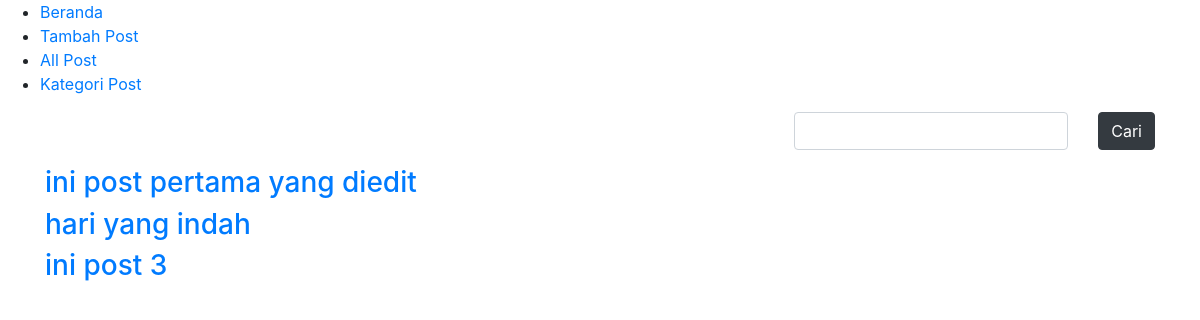
/post/, run on an earlier commit of the app's database.
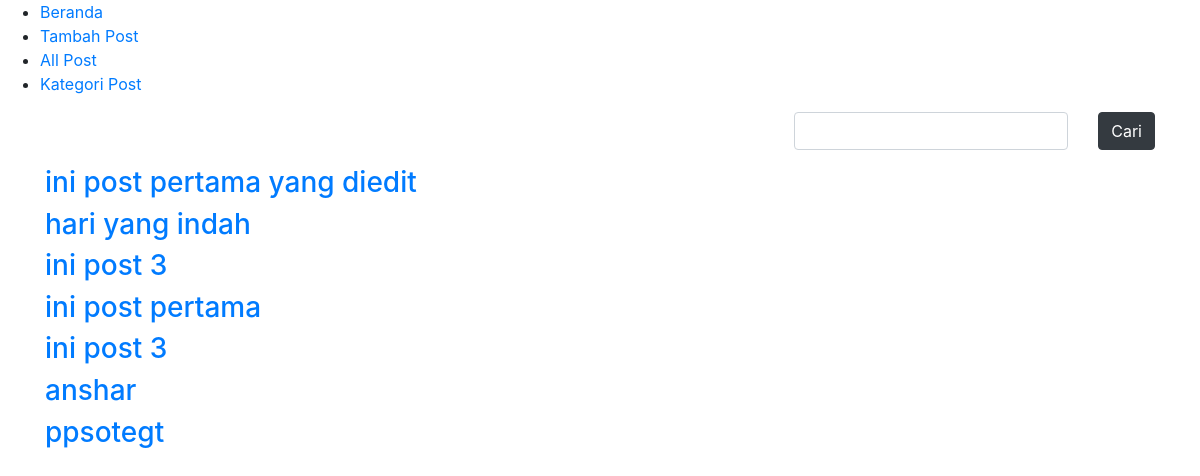
And on a later commit of the database.
### app.py (models this page shows)
class Blog(dbku.Model):
    idPost = dbku.Column(dbku.Integer, primary_key=True)
    judulPost = dbku.Column(dbku.String(50), nullable=False)
    kontenPost = dbku.Column(dbku.String(2000))
    kategoriPost = dbku.Column(dbku.String(50))
    tanggalPost = dbku.Column(dbku.DateTime, default=datetime.today())

### app.py (the view)
@app.route('/post/')
def semua_post():
    semua_post = Blog.query.all()
    return render_template('blog/allpost.html', semuapost = semua_post, titlepage='All Post')

### templates/blog/allpost.html
{% extends 'base.html' %}
{% block content %}
<div class="row">
    <div class="col my-3">
        {% for post in semuapost %}
        <a href="{{ url_for('detail_post', id=post.idPost ) }}"><h3>{{post.judulPost}}</h3></a>
        {% endfor %}
    </div>
</div>
{% endblock content %}

What changed in the data, as far as the page shows it:
added Blog: judulPost "ini post pertama"
added Blog: judulPost "ini post 3"
added Blog: judulPost "anshar"
added Blog: judulPost "ppsotegt"
